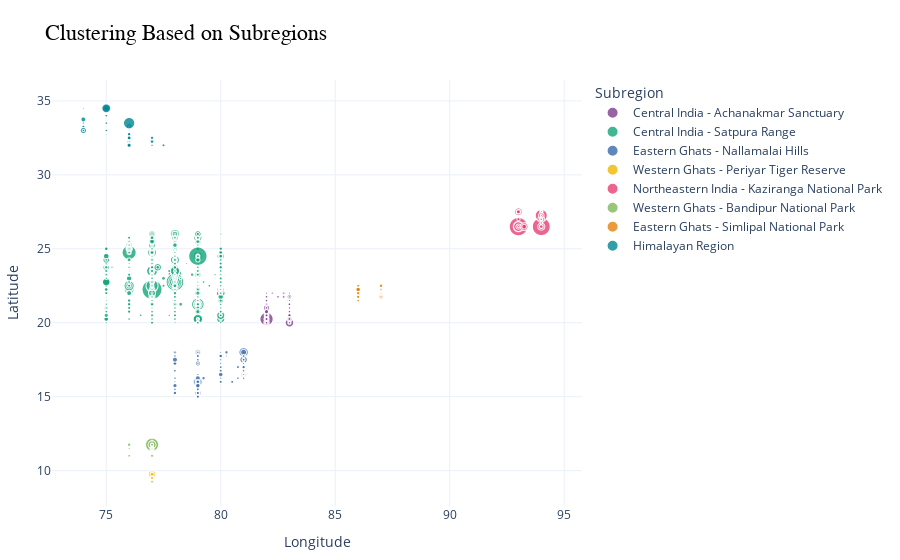

The notebook cell saved with this chart:
### Markdown cell above
clustering data points based on geographic subregions in India and visualizes them on a scatter plot with color coding and bubble sizes based on Fire Radiative Power (FRP).

### Code cell
import plotly.express as px
import pandas as pd

# Define subregions
subregions = [
    {'name': 'Himalayan Region', 'min_lat': 32.0, 'max_lat': 37.0, 'min_lon': 73.0, 'max_lon': 80.0},
    {'name': 'Central India - Satpura Range', 'min_lat': 20.0, 'max_lat': 26.0, 'min_lon': 75.0, 'max_lon': 80.0},
    {'name': 'Central India - Achanakmar Sanctuary', 'min_lat': 20.0, 'max_lat': 22.0, 'min_lon': 82.0, 'max_lon': 83.0},
    {'name': 'Eastern Ghats - Nallamalai Hills', 'min_lat': 15.0, 'max_lat': 18.0, 'min_lon': 78.0, 'max_lon': 81.0},
    {'name': 'Eastern Ghats - Simlipal National Park', 'min_lat': 21.5, 'max_lat': 22.5, 'min_lon': 86.0, 'max_lon': 87.0},
    {'name': 'Western Ghats - Periyar Tiger Reserve', 'min_lat': 9.0, 'max_lat': 10.0, 'min_lon': 76.0, 'max_lon': 77.0},
    {'name': 'Western Ghats - Bandipur National Park', 'min_lat': 11.0, 'max_lat': 12.0, 'min_lon': 76.0, 'max_lon': 77.0},
    {'name': 'Northeastern India - Kaziranga National Park', 'min_lat': 26.5, 'max_lat': 27.5, 'min_lon': 93.0, 'max_lon': 94.0},
    {'name': 'Southern India - Nilgiri Biosphere Reserve', 'min_lat': 11.0, 'max_lat': 12.0, 'min_lon': 76.0, 'max_lon': 77.0},
]

# Function to assign data points to subregions
def assign_subregion(row, subregions):
    for i, region in enumerate(subregions):
        if (
            region['min_lat'] <= row['latitude'] <= region['max_lat']
            and region['min_lon'] <= row['longitude'] <= region['max_lon']
        ):
            return i  # Return the subregion index
    return -1  # For points outside predefined subregions

# Add a 'cluster' column to the DataFrame
df['cluster'] = df.apply(assign_subregion, axis=1, subregions=subregions)

# Map cluster IDs to subregion names
subregion_name_map = {i: region['name'] for i, region in enumerate(subregions)}
df['subregion_name'] = df['cluster'].map(subregion_name_map).fillna("Other")

# Create an advanced scatter plot without displaying place names directly
fig = px.scatter(
    df,
    x="longitude",
    y="latitude",
    color="subregion_name",
    size="frp",
    hover_data={
        "latitude": True,
        "longitude": True,
        "frp": True,
        "subregion_name": True,  # Shown only on hover
    },
    title="Clustering Based on Subregions",
    labels={"longitude": "Longitude", "latitude": "Latitude", "subregion_name": "Subregion"},
    opacity=0.8,  # Add transparency to enhance overlapping visuals
    color_discrete_sequence=px.colors.qualitative.Bold,  # Improved color palette
)

# Update layout for a polished look
fig.update_layout(
    template="plotly_white",
    title_font=dict(size=22, family="Arial", color="black"),
    legend_title=dict(text="Subregion", font=dict(size=14)),
    margin=dict(l=50, r=50, t=80, b=50),
    showlegend=True,
)

# Compute min and max FRP for each subregion
cluster_stats = df.groupby("subregion_name")["frp"].agg(["min", "max"]).reset_index()

# Display FRP statistics
print("Subregion FRP Statistics:")
print(cluster_stats)

# Show interactive visualization
fig.show()

### Figure 1 — Plotly figure (JSON) as saved in the notebook; plotly's stock layout.template omitted (floating-point values rounded to 4 significant figures; data arrays with more than 128 entries replaced by an {"elided": "..."} marker saying what was removed)
{"data": [{"customdata": {"elided": "389x2 mixed values"}, "hovertemplate": "Subregion=%{customdata[1]}<br>Longitude=%{x}<br>Latitude=%{y}<br>frp=%{customdata[0]}<extra></extra>", "legendgroup": "Central India - Achanakmar Sanctuary", "marker": {"color": "rgb(127, 60, 141)", "opacity": 0.8, "size": {"elided": "389 float values"}, "sizemode": "area", "sizeref": 1.706, "symbol": "circle"}, "mode": "markers", "name": "Central India - Achanakmar Sanctuary", "showlegend": true, "type": "scattergl", "x": {"elided": "389 float values"}, "xaxis": "x", "y": {"elided": "389 float values"}, "yaxis": "y"}, {"customdata": {"elided": "1612x2 mixed values"}, "hovertemplate": "Subregion=%{customdata[1]}<br>Longitude=%{x}<br>Latitude=%{y}<br>frp=%{customdata[0]}<extra></extra>", "legendgroup": "Central India - Satpura Range", "marker": {"color": "rgb(17, 165, 121)", "opacity": 0.8, "size": {"elided": "1612 float values"}, "sizemode": "area", "sizeref": 1.706, "symbol": "circle"}, "mode": "markers", "name": "Central India - Satpura Range", "showlegend": true, "type": "scattergl", "x": {"elided": "1612 float values"}, "xaxis": "x", "y": {"elided": "1612 float values"}, "yaxis": "y"}, {"customdata": {"elided": "317x2 mixed values"}, "hovertemplate": "Subregion=%{customdata[1]}<br>Longitude=%{x}<br>Latitude=%{y}<br>frp=%{customdata[0]}<extra></extra>", "legendgroup": "Eastern Ghats - Nallamalai Hills", "marker": {"color": "rgb(57, 105, 172)", "opacity": 0.8, "size": {"elided": "317 float values"}, "sizemode": "area", "sizeref": 1.706, "symbol": "circle"}, "mode": "markers", "name": "Eastern Ghats - Nallamalai Hills", "showlegend": true, "type": "scattergl", "x": {"elided": "317 float values"}, "xaxis": "x", "y": {"elided": "317 float values"}, "yaxis": "y"}, {"customdata": [[31.7, "Western Ghats - Periyar Tiger Reserve"], [25.9, "Western Ghats - Periyar Tiger Reserve"], [26.3, "Western Ghats - Periyar Tiger Reserve"], [13, "Western Ghats - Periyar Tiger Reserve"], [6, "Western Ghats - Periyar Tiger Reserve"], [40.9, "Western Ghats - Periyar Tiger Reserve"], [7.5, "Western Ghats - Periyar Tiger Reserve"], [13.1, "Western Ghats - Periyar Tiger Reserve"], [7.4, "Western Ghats - Periyar Tiger Reserve"], [45.5, "Western Ghats - Periyar Tiger Reserve"], [94, "Western Ghats - Periyar Tiger Reserve"], [20, "Western Ghats - Periyar Tiger Reserve"], [16.8, "Western Ghats - Periyar Tiger Reserve"], [22.8, "Western Ghats - Periyar Tiger Reserve"], [5.3, "Western Ghats - Periyar Tiger Reserve"], [9.5, "Western Ghats - Periyar Tiger Reserve"], [11.7, "Western Ghats - Periyar Tiger Reserve"], [16.9, "Western Ghats - Periyar Tiger Reserve"], [24.7, "Western Ghats - Periyar Tiger Reserve"], [5, "Western Ghats - Periyar Tiger Reserve"]], "hovertemplate": "Subregion=%{customdata[1]}<br>Longitude=%{x}<br>Latitude=%{y}<br>frp=%{customdata[0]}<extra></extra>", "legendgroup": "Western Ghats - Periyar Tiger Reserve", "marker": {"color": "rgb(242, 183, 1)", "opacity": 0.8, "size": [31.7, 25.9, 26.3, 13, 6, 40.9, 7.5, 13.1, 7.4, 45.5, 94, 20, 16.8, 22.8, 5.3, 9.5, 11.7, 16.9, 24.7, 5], "sizemode": "area", "sizeref": 1.706, "symbol": "circle"}, "mode": "markers", "name": "Western Ghats - Periyar Tiger Reserve", "showlegend": true, "type": "scattergl", "x": [77, 77, 77, 77, 77, 77, 77, 77, 77, 77, 77, 77, 77, 77, 77, 77, 77, 77, 77, 77], "xaxis": "x", "y": [9.5, 10, 9.5, 9.75, 10, 9.75, 10, 9.5, 9.5, 9.75, 9.75, 9.75, 9.25, 9.5, 9.5, 9.5, 9.75, 9.5, 9.75, 10], "yaxis": "y"}, {"customdata": {"elided": "89x2 mixed values"}, "hovertemplate": "Subregion=%{customdata[1]}<br>Longitude=%{x}<br>Latitude=%{y}<br>frp=%{customdata[0]}<extra></extra>", "legendgroup": "Northeastern India - Kaziranga National Park", "marker": {"color": "rgb(231, 63, 116)", "opacity": 0.8, "size": [9.1, 8.8, 6.2, 11.2, 15.4, 14.2, 26.8, 167.9, 104.3, 10, 7.7, 8.1, 22.2, 16.5, 67.7, 41.3, 6.8, 25.3, 23.5, 11.6, 8.7, 26.1, 7.5, 11.9, 44.1, 28.6, 550.5, 62.1, 77.2, 16, 13.2, 17.1, 6.4, 16.9, 10, 10.7, 16.5, 21.6, 15.7, 34.2, 16.9, 27.8, 22.2, 86.9, 17.3, 246.6, 591.1, 33.6, 172.6, 39.2, 14.5, 15.2, 17.8, 6.7, 15.9, 75.6, 14.7, 6.9, 21.4, 9.7, 9.2, 20.1, 14, 26.5, 58.3, 26.2, 31, 152.9, 51.9, 10, 5.4, 7.5, 8.6, 15.4, 7.1, 101.4, 36.8, 3.9, 19.7, 8.4, 6.1, 8.8, 42.4, 28.4, 7.1, 10.01, 10.12, 12.16, 4.3], "sizemode": "area", "sizeref": 1.706, "symbol": "circle"}, "mode": "markers", "name": "Northeastern India - Kaziranga National Park", "showlegend": true, "type": "scattergl", "x": [94, 94, 94, 94, 93, 94, 94, 93, 93, 93, 94, 93, 93, 93, 94, 93, 94, 94, 93, 93, 93, 93, 94, 94, 93, 93, 94, 93, 93, 93, 93, 94, 94, 94, 94, 94, 94, 94, 94, 93, 94, 93, 93, 94, 93, 94, 93, 93, 93, 93, 94, 94, 94, 94, 94, 94, 94, 94, 94, 94, 94, 94, 93, 93, 93, 93, 93, 93, 94, 93, 94, 94, 94, 93, 94, 93.25, 93.25, 94, 94, 93, 94, 94, 93, 94, 93, 94, 94, 94, 94], "xaxis": "x", "y": [27.5, 27.5, 27, 27.5, 27, 26.5, 26.5, 26.5, 27.5, 26.5, 26.5, 26.5, 27.5, 27, 27, 27, 27, 27, 27, 26.5, 27, 27, 26.5, 26.5, 26.5, 27, 26.5, 26.5, 26.5, 27.5, 27.5, 27.25, 26.75, 27, 27, 26.5, 26.5, 27, 26.5, 26.5, 27.25, 27.5, 26.75, 26.5, 26.5, 27.25, 26.5, 26.5, 26.5, 27.5, 26.5, 27.5, 27.5, 27.25, 27.25, 27, 27, 27.5, 26.5, 26.5, 26.5, 27, 26.5, 26.5, 26.5, 27.5, 26.5, 26.5, 27.25, 26.5, 27.25, 27.25, 26.75, 27, 27.5, 26.5, 26.5, 27, 27, 26.5, 27, 27.5, 26.5, 26.5, 26.5, 27, 27.5, 27.5, 27.5], "yaxis": "y"}, {"customdata": [[11.8, "Western Ghats - Bandipur National Park"], [6.7, "Western Ghats - Bandipur National Park"], [9.1, "Western Ghats - Bandipur National Park"], [32.6, "Western Ghats - Bandipur National Park"], [23.5, "Western Ghats - Bandipur National Park"], [330.8, "Western Ghats - Bandipur National Park"], [277.3, "Western Ghats - Bandipur National Park"], [6.8, "Western Ghats - Bandipur National Park"], [14, "Western Ghats - Bandipur National Park"], [6.9, "Western Ghats - Bandipur National Park"], [11.2, "Western Ghats - Bandipur National Park"], [101.7, "Western Ghats - Bandipur National Park"], [20.9, "Western Ghats - Bandipur National Park"], [12, "Western Ghats - Bandipur National Park"], [7, "Western Ghats - Bandipur National Park"], [12.7, "Western Ghats - Bandipur National Park"], [27.5, "Western Ghats - Bandipur National Park"], [10.5, "Western Ghats - Bandipur National Park"], [14, "Western Ghats - Bandipur National Park"], [7.3, "Western Ghats - Bandipur National Park"], [34.2, "Western Ghats - Bandipur National Park"], [16.9, "Western Ghats - Bandipur National Park"], [7.3, "Western Ghats - Bandipur National Park"], [8.7, "Western Ghats - Bandipur National Park"], [4.8, "Western Ghats - Bandipur National Park"]], "hovertemplate": "Subregion=%{customdata[1]}<br>Longitude=%{x}<br>Latitude=%{y}<br>frp=%{customdata[0]}<extra></extra>", "legendgroup": "Western Ghats - Bandipur National Park", "marker": {"color": "rgb(128, 186, 90)", "opacity": 0.8, "size": [11.8, 6.7, 9.1, 32.6, 23.5, 330.8, 277.3, 6.8, 14, 6.9, 11.2, 101.7, 20.9, 12, 7, 12.7, 27.5, 10.5, 14, 7.3, 34.2, 16.9, 7.3, 8.7, 4.8], "sizemode": "area", "sizeref": 1.706, "symbol": "circle"}, "mode": "markers", "name": "Western Ghats - Bandipur National Park", "showlegend": true, "type": "scattergl", "x": [76, 76, 76, 77, 76, 77, 77, 77, 76, 76, 77, 77, 77, 77, 77, 76, 77, 77, 77, 77, 77, 77, 76, 77, 77], "xaxis": "x", "y": [11.5, 11.5, 11, 11.5, 11.75, 11.75, 11.75, 12, 11, 11.5, 11.5, 11.75, 11.75, 11.75, 11.5, 11.5, 11.5, 11.5, 11.75, 11.5, 11.5, 11, 11.5, 11.5, 11.5], "yaxis": "y"}, {"customdata": {"elided": "68x2 mixed values"}, "hovertemplate": "Subregion=%{customdata[1]}<br>Longitude=%{x}<br>Latitude=%{y}<br>frp=%{customdata[0]}<extra></extra>", "legendgroup": "Eastern Ghats - Simlipal National Park", "marker": {"color": "rgb(230, 131, 16)", "opacity": 0.8, "size": [11.6, 12.3, 9.6, 69.6, 8, 8.7, 13.2, 11.5, 14.4, 22.6, 18.7, 15.5, 10.7, 8.9, 10.5, 4.4, 6.5, 23.6, 5.7, 7.3, 4, 6.3, 10.5, 12.9, 14.2, 9.6, 19.9, 14.2, 33, 5.8, 37.4, 11.2, 10.9, 6, 18.7, 17.2, 12.9, 29.7, 24.6, 8.4, 21.7, 30.5, 8.9, 11.4, 22.1, 14.7, 26.5, 5.5, 38.5, 5.5, 29.4, 14.8, 16.9, 8.5, 19.9, 22.5, 14.3, 8.7, 6.5, 5.4, 41.7, 14.2, 14.2, 9.3, 21.5, 23.4, 5.96, 5.13], "sizemode": "area", "sizeref": 1.706, "symbol": "circle"}, "mode": "markers", "name": "Eastern Ghats - Simlipal National Park", "showlegend": true, "type": "scattergl", "x": [87, 87, 87, 87, 86, 86, 86, 86, 87, 87, 87, 86, 87, 87, 87, 87, 87, 87, 87, 87, 86, 86, 87, 87, 87, 87, 86, 86, 87, 86, 87, 87, 86, 86, 86, 87, 87, 87, 86, 86, 86, 86, 87, 86, 86, 87, 86, 87, 86, 86, 87, 86, 86, 86, 87, 86, 86, 87, 87, 87, 87, 87, 87, 87, 87, 87, 87, 87], "xaxis": "x", "y": [22.5, 22, 22, 22.5, 21.5, 22, 22, 22.5, 21.75, 22.5, 22.5, 21.75, 22.5, 22.5, 22, 22, 22, 22.5, 21.75, 22, 22, 22.5, 21.75, 22, 22.5, 22, 22.25, 21.5, 22.5, 21.5, 21.75, 22.5, 21.5, 21.5, 22, 22.5, 22, 22.5, 22.25, 22.5, 21.75, 22.25, 22.5, 21.5, 22.5, 22, 22.5, 21.75, 22.25, 22, 22, 22.5, 21.75, 22, 22.25, 22, 22.5, 22.5, 22, 22, 22.5, 22.5, 22.5, 22, 22.25, 22.5, 22.25, 22], "yaxis": "y"}, {"customdata": [[5.2, "Himalayan Region"], [41.9, "Himalayan Region"], [26.6, "Himalayan Region"], [13.6, "Himalayan Region"], [27.4, "Himalayan Region"], [8.5, "Himalayan Region"], [6.4, "Himalayan Region"], [16, "Himalayan Region"], [5.8, "Himalayan Region"], [6.2, "Himalayan Region"], [15.8, "Himalayan Region"], [10.6, "Himalayan Region"], [7.1, "Himalayan Region"], [7.8, "Himalayan Region"], [51.2, "Himalayan Region"], [32.8, "Himalayan Region"], [8.5, "Himalayan Region"], [27.9, "Himalayan Region"], [25.5, "Himalayan Region"], [18.4, "Himalayan Region"], [20.6, "Himalayan Region"], [4.1, "Himalayan Region"], [7.4, "Himalayan Region"], [5, "Himalayan Region"], [27.8, "Himalayan Region"], [12.6, "Himalayan Region"], [5.5, "Himalayan Region"], [6.6, "Himalayan Region"], [5.9, "Himalayan Region"], [7.9, "Himalayan Region"], [9.3, "Himalayan Region"], [6, "Himalayan Region"], [20.5, "Himalayan Region"], [17.6, "Himalayan Region"], [11.7, "Himalayan Region"], [11.7, "Himalayan Region"], [15.5, "Himalayan Region"], [40.7, "Himalayan Region"], [17.7, "Himalayan Region"], [64, "Himalayan Region"], [29.7, "Himalayan Region"], [19.7, "Himalayan Region"], [6.5, "Himalayan Region"], [4.3, "Himalayan Region"], [14, "Himalayan Region"], [5.3, "Himalayan Region"], [8, "Himalayan Region"], [13.59, "Himalayan Region"], [20.79, "Himalayan Region"], [69.47, "Himalayan Region"], [6.83, "Himalayan Region"], [94.26, "Himalayan Region"], [134.1, "Himalayan Region"], [9.46, "Himalayan Region"], [8.88, "Himalayan Region"], [28.65, "Himalayan Region"], [43.34, "Himalayan Region"], [218.6, "Himalayan Region"]], "hovertemplate": "Subregion=%{customdata[1]}<br>Longitude=%{x}<br>Latitude=%{y}<br>frp=%{customdata[0]}<extra></extra>", "legendgroup": "Himalayan Region", "marker": {"color": "rgb(0, 134, 149)", "opacity": 0.8, "size": [5.2, 41.9, 26.6, 13.6, 27.4, 8.5, 6.4, 16, 5.8, 6.2, 15.8, 10.6, 7.1, 7.8, 51.2, 32.8, 8.5, 27.9, 25.5, 18.4, 20.6, 4.1, 7.4, 5, 27.8, 12.6, 5.5, 6.6, 5.9, 7.9, 9.3, 6, 20.5, 17.6, 11.7, 11.7, 15.5, 40.7, 17.7, 64, 29.7, 19.7, 6.5, 4.3, 14, 5.3, 8, 13.59, 20.79, 69.47, 6.83, 94.26, 134.1, 9.46, 8.88, 28.65, 43.34, 218.6], "sizemode": "area", "sizeref": 1.706, "symbol": "circle"}, "mode": "markers", "name": "Himalayan Region", "showlegend": true, "type": "scattergl", "x": [76, 76, 74, 75, 76, 76, 75, 75, 74, 74, 75, 76, 77, 76, 74, 74, 76, 77, 77, 77, 77, 75, 76, 76, 75, 75, 76, 76, 76, 76, 76, 77, 76, 74, 74, 75, 77.5, 76, 76, 74, 76, 76, 75, 75, 76, 76, 74, 75, 76, 76, 76, 75, 75, 74, 77, 76, 74, 76], "xaxis": "x", "y": [32, 32.25, 33.25, 32.75, 32, 32, 34.25, 32.75, 33, 34.5, 32.75, 32, 32, 33.5, 33, 33, 33.25, 32.25, 32, 32, 32.5, 34.25, 33.5, 32, 34.5, 34, 32, 32, 32, 32.25, 32, 32, 32, 33.25, 33, 33, 32, 32.5, 32.75, 33, 32, 32.5, 32.75, 32.75, 32.25, 32.25, 33, 33.5, 32.75, 33.25, 33.25, 34.5, 34.5, 33.5, 32, 32.5, 33.75, 33.5], "yaxis": "y"}], "layout": {"legend": {"itemsizing": "constant", "title": {"font": {"size": 14}, "text": "Subregion"}, "tracegroupgap": 0}, "margin": {"b": 50, "l": 50, "r": 50, "t": 80}, "showlegend": true, "title": {"font": {"color": "black", "family": "Arial", "size": 22}, "text": "Clustering Based on Subregions"}, "xaxis": {"anchor": "y", "domain": [0, 1], "title": {"text": "Longitude"}}, "yaxis": {"anchor": "x", "domain": [0, 1], "title": {"text": "Latitude"}}}}
